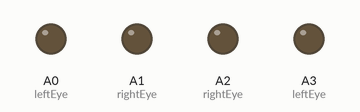
The sketch below on a simulated Arduino Uno, built with avr-gcc and run on an emulated ATmega328P. Shown: output pins drawn as LEDs (lit = HIGH).

Above: at 15.0 s.
At 30.02 s:
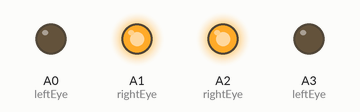
At 31.02 s:
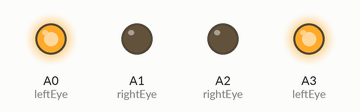
Timing chart, 0 to 40.3 s (numbered marks = the images above):
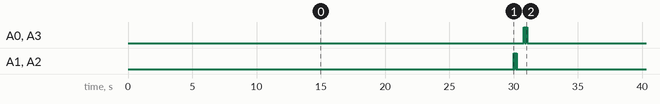

Measured:
- by itself, A0 (leftEye), A1 (rightEye), A2 (rightEye), A3 (leftEye): repeats every 31.0 s: 2 × (LOW 0.05 s, HIGH 0.05 s), LOW 30.7 s, HIGH 0.05 s
- by itself, everything shown: repeats every 31.0 s, in 12 steps

The sketch:

SkullAsBuild.ino
```cpp
#include "TimerOne.h"

int rightRed = A2;
int rightWhite = A1;
int leftRed = A3;
int leftWhite = A0;

int rightEye[] = { rightRed, rightWhite };
int leftEye[]  = { leftRed,  leftWhite  };

int incomingByte = 0;   // for incoming serial data
String inData;
int sleepCount=0;

// the setup routine runs once when you press reset:
void setup() {
  // initialize the digital pin as an output.
  pinMode( rightEye[0], OUTPUT );
  pinMode( rightEye[1], OUTPUT );
  pinMode( leftEye[0],  OUTPUT );
  pinMode( leftEye[1],  OUTPUT );

  //Initialize Serial Communication
  Serial.begin(9600);     // opens serial port, sets data rate to 9600 bps

  //Init Timer for inactivity
  Timer1.initialize(1000000);         // initialize timer1, and set a 1 second period
  Timer1.attachInterrupt(callback);  // attaches callback() as a timer overflow interrupt

}

int shortTime = 350;
void doLevel( int port1, int port2, int level ){
  digitalWrite(port1, level);
  digitalWrite(port2, level);
}
// the loop routine runs over and over again forever:
void loop(){

  readLine();

  if( sleepCount == 30 ){
    doBlinkEye( rightEye, 3 );
    delay(500);
    doBlinkEye( leftEye, 3 );
    sleepCount = 0;
  }

}


void doBlinkEye(int eye[], int len){
  allOff();
  int time = 0;
  while( time++ < len ){
    doLevel( eye[0], eye[1], HIGH );
    delay(50);
    allOff();
    delay(50);
  }
}

void allOff(){
  doLevel(  rightEye[0], rightEye[1], LOW );
  doLevel(  leftEye[0], leftEye[1], LOW );
}

boolean readingMessage = false;
boolean readLine(){
  while (Serial.available() > 0)
  {
      char recieved = Serial.read();
      if( recieved == '|' ){
        readingMessage = true;
        inData = "";
      }
      if( readingMessage && recieved!= 10 && recieved != 13 && recieved != '|'){
        inData += recieved;
      }

      // Process message when new line character is recieved
      if (readingMessage && (recieved == 13 || recieved == 10 ))
      {
          readingMessage = false;
          onCommandReceived(inData);
          inData = "";
          readingMessage = false;
          return true;
      }
  }
  return false;
}


void onCommandReceived(String command){
  if( command == "BR" ){
    doBlinkEye( rightEye, 3 );
    delay(20);
    allOff();
  }else if( command == "BL" ){
    doBlinkEye( leftEye, 3 );
    delay(20);
    allOff();
  }else if( command == "SKULL" ){
    Serial.println("MASTER");
  }
  if( sleepCount > -32,768 ){
    sleepCount--;
  }
}


void callback()
{
  sleepCount++;
}
```
